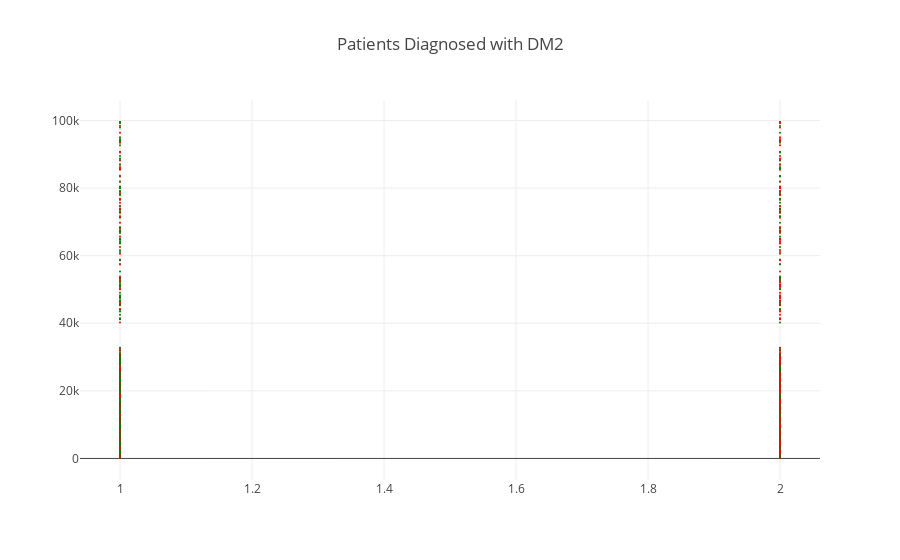

Here is the notebook cell this chart was saved with:
### Code cell
plotly.offline.init_notebook_mode(connected=True)

plotly.offline.iplot({
    "data": [go.Scatter(x=x_data, y=y_data, mode='markers',marker=dict(size=2,color=color))],
    "layout": go.Layout(title="Patients Diagnosed with DM2")
})

### Figure 1 — Plotly figure (JSON) as saved in the notebook; plotly's stock layout.template omitted (floating-point values rounded to 4 significant figures; data arrays with more than 128 entries replaced by an {"elided": "..."} marker saying what was removed)
{"data": [{"marker": {"color": {"elided": "1066 str values"}, "size": 2}, "mode": "markers", "type": "scatter", "uid": "a00e094f-8449-4496-9636-ce86a67984a6", "x": {"elided": "1066 int values"}, "y": {"elided": "1066 int values"}}], "layout": {"title": {"text": "Patients Diagnosed with DM2"}}}
